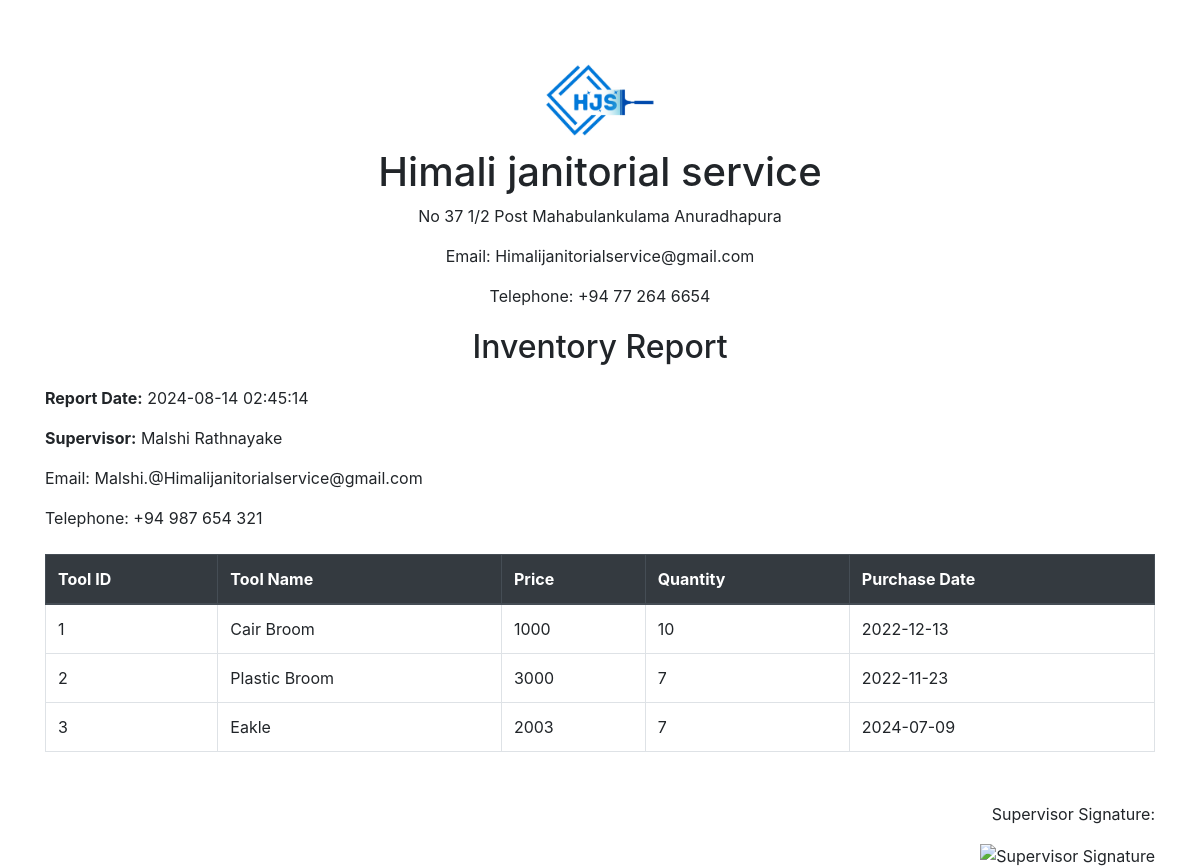
The page /generate_report.php on the database its author committed.
### tables this page shows
CREATE TABLE IF NOT EXISTS `inventory` (
  `Tool_ID` int NOT NULL AUTO_INCREMENT,
  `Tool_name` varchar(100) DEFAULT NULL,
  `Price` double DEFAULT NULL,
  `Quantity` int DEFAULT NULL,
  `purchase_date` date DEFAULT NULL,
  `report_ID` int DEFAULT NULL,
  `deleted_date` date DEFAULT NULL,
  `Category_ID` int DEFAULT NULL,
  PRIMARY KEY (`Tool_ID`),
  KEY `report_ID` (`report_ID`)
);

### generate_report.php (the view, shortened to what this page needs)
<?php
$servername = "localhost";
$username = "root";
$password = "root";
$dbname = "emsdatabase_new";
$conn = new mysqli($servername, $username, $password, $dbname);
$action = isset($_GET['action']) ? $_GET['action'] : 'view';
$company_name = "Himali janitorial service";
$company_address = "No 37 1/2 Post Mahabulankulama Anuradhapura";
$company_email = "Himalijanitorialservice@gmail.com";
$company_tele = "+94 77 264 6654";
$company_logo = "icons/logo.jpeg";
$supervisor_name = "Malshi Rathnayake";
$supervisor_email = "Malshi.@Himalijanitorialservice@gmail.com";
$supervisor_tele = "+94 987 654 321";
$supervisor_sign = "supervisor_sign.png";
$report_date = date('Y-m-d H:i:s');
$query = "SELECT * FROM inventory WHERE 1=1";
$result = $conn->query($query);
$html = '<div style="text-align: center; margin-bottom: 20px;">';
$html .= '<img src="' . $company_logo . '" alt="Company Logo" style="height: 100px;">';
$html .= '<h1>' . $company_name . '</h1>';
$html .= '<p>' . $company_address . '</p>';
$html .= '<p>Email: ' . $company_email . '</p>';
$html .= '<p>Telephone: ' . $company_tele . '</p>';
$html .= '</div>';
$html .= '<h2 style="text-align: center; margin-bottom: 20px;">';
if ($action == 'view') {
    $html .= 'Inventory Report';
} elseif ($action == 'save') {
    $reportName = isset($_POST['report_name']) ? $_POST['report_name'] : 'Untitled Report';
    $html .= htmlspecialchars($reportName);
}
$html .= '</h2>';
$html .= '<p><strong>Report Date:</strong> ' . $report_date . '</p>';
$html .= '<p><strong>Supervisor:</strong> ' . $supervisor_name . '</p>';
$html .= '<p>Email: ' . $supervisor_email . '</p>';
$html .= '<p>Telephone: ' . $supervisor_tele . '</p>';
$html .= '<table class="table table-bordered mt-4">';
$html .= '<thead class="thead-dark"><tr><th>Tool ID</th><th>Tool Name</th><th>Price</th><th>Quantity</th><th>Purchase Date</th></tr></thead>';
$html .= '<tbody>';
while ($row = $result->fetch_assoc()) {
    $html .= '<tr>';
    $html .= '<td>' . htmlspecialchars($row['Tool_ID']) . '</td>';
    $html .= '<td>' . htmlspecialchars($row['Tool_name']) . '</td>';
    $html .= '<td>' . htmlspecialchars($row['Price']) . '</td>';
    $html .= '<td>' . htmlspecialchars($row['Quantity']) . '</td>';
    $html .= '<td>' . htmlspecialchars($row['purchase_date']) . '</td>';
    $html .= '</tr>';
}
$html .= '</tbody></table>';
$html .= '<div style="margin-top: 50px; text-align: right;">';
$html .= '<p>Supervisor Signature:</p>';
$html .= '<img src="' . $supervisor_sign . '" alt="Supervisor Signature" style="height: 50px;">';
$html .= '</div>';
if ($action == 'view') {
    echo '<!DOCTYPE html>';
    echo '<html lang="en">';
    echo '<head>';
    echo '    <link rel="stylesheet" href="https://cdn.jsdelivr.net/npm/bootstrap@4.6.2/dist/css/bootstrap.min.css">';
    echo '</head>';
    echo '<body>';
    echo '<div class="container mt-5">';
    echo $html;
    echo '</div>';
    echo '</body>';
    echo '</html>';
}
?>

### rows shown on the page
inventory: Tool_ID "1", Tool_name "Cair Broom", Price "1000", Quantity "10", purchase_date "2022-12-13"
inventory: Tool_ID "2", Tool_name "Plastic Broom", Price "3000", Quantity "7", purchase_date "2022-11-23"
inventory: Tool_ID "3", Tool_name "Eakle", Price "2003", Quantity "7", purchase_date "2024-07-09"

### other values the page prints
$company_name "Himali janitorial service"
$company_address "No 37 1/2 Post Mahabulankulama Anuradhapura"
$company_email "Himalijanitorialservice@gmail.com"
$company_tele "+94 77 264 6654"
$html "Inventory Report"
$supervisor_name "Malshi Rathnayake"
$supervisor_email "Malshi.@Himalijanitorialservice@gmail.com"
$supervisor_tele "+94 987 654 321"
